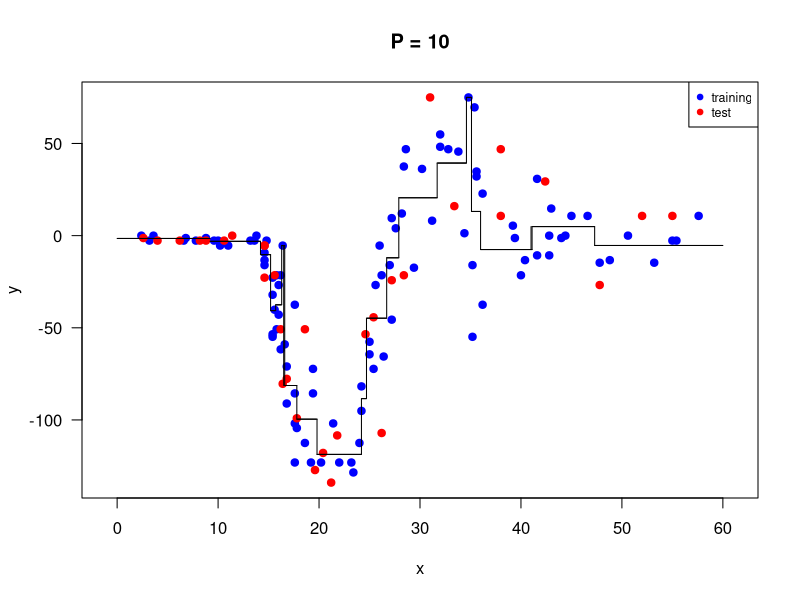
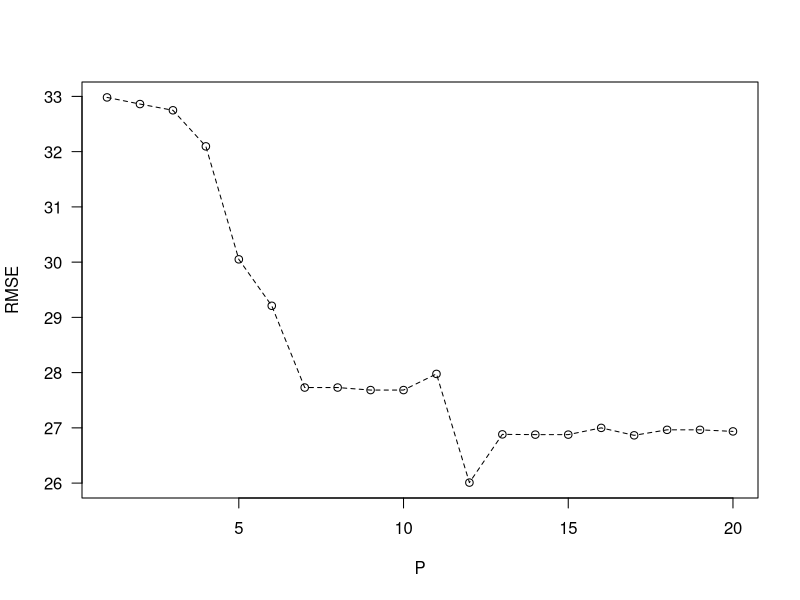

These charts were generated, in order, by the following R code:
#######################################################
## Title: Comp421 Hw05: Decision Tree Regression
## Date: November 29, 2018
## Author: Ozgur Taylan Ozcan
#######################################################

# Read the data from csv file
data_set <- read.csv("hw05_data_set.csv")

# Get x and y data
x <- data_set$x
y <- data_set$y

# Set the number of training and test data
N_train <- 100
N_test <- 33
N <- N_train + N_test

# Get x and y training data
x_train <- x[1:N_train]
y_train <- y[1:N_train]

# Get x and y test data
x_test <- x[(N_train + 1):(N_train + N_test)]
y_test <- y[(N_train + 1):(N_train + N_test)]

# Find the min and max values for X and Y
minimum_x <- floor(min(x) - 3)
maximum_x <- ceiling(max(x) + 3)
minimum_y <- min(y)
maximum_y <- max(y)

# Decision tree regression algorithm with the given pre-pruning rule
decision_tree_regression <- function(P) {
  # Create needed structures
  node_splits <- c()
  node_means <- c()
  
  # Place training instances into the root node
  node_indices <- list(1:N_train)
  is_terminal <- c(FALSE)
  need_split <- c(TRUE)
  
  # Learning algorithm
  while (1) {
    # Find nodes that need splitting
    split_nodes <- which(need_split)
    
    # Check whether we reach all terminal nodes
    if (length(split_nodes) == 0) {
      break
    }
    
    # Find best split positions for all nodes
    for (split_node in split_nodes) {
      data_indices <- node_indices[[split_node]]
      need_split[split_node] <- FALSE
      node_mean <- mean(y_train[data_indices])
      
      if (length(x_train[data_indices]) <= P) {
        is_terminal[split_node] <- TRUE
        node_means[split_node] <- node_mean
      } else {
        is_terminal[split_node] <- FALSE
        unique_values <- sort(unique(x_train[data_indices]))
        split_positions <- (unique_values[-1] + unique_values[-length(unique_values)]) / 2
        split_scores <- rep(0, length(split_positions))
        
        for (s in 1:length(split_positions)) {
          left_indices <- data_indices[which(x_train[data_indices] <= split_positions[s])]
          right_indices <- data_indices[which(x_train[data_indices] > split_positions[s])]
          total_error <- 0
          
          if (length(left_indices) > 0) {
            mean <- mean(y_train[left_indices])
            total_error <- total_error + sum((y_train[left_indices] - mean) ^ 2)
          }
          
          if (length(right_indices) > 0) {
            mean <- mean(y_train[right_indices])
            total_error <- total_error + sum((y_train[right_indices] - mean) ^ 2)
          }
          
          split_scores[s] <- total_error / (length(left_indices) + length(right_indices))
        }
        
        if (length(unique_values) == 1) {
          is_terminal[split_node] <- TRUE
          node_means[split_node] <- node_mean
          next 
        }
        
        best_split <- split_positions[which.min(split_scores)]
        node_splits[split_node] <- best_split
        
        # Create left node using the selected split
        left_indices <- data_indices[which(x_train[data_indices] < best_split)]
        node_indices[[2 * split_node]] <- left_indices
        is_terminal[2 * split_node] <- FALSE
        need_split[2 * split_node] <- TRUE
        
        # Create right node using the selected split
        right_indices <- data_indices[which(x_train[data_indices] >= best_split)]
        node_indices[[2 * split_node + 1]] <- right_indices
        is_terminal[2 * split_node + 1] <- FALSE
        need_split[2 * split_node + 1] <- TRUE
      }
    }
  }
  return(list("splits"= node_splits, "means"= node_means, "is_terminal"= is_terminal))
}

# Set the pre-pruning parameter P = 10
P <- 10

decision_tree <- decision_tree_regression(P)
node_splits <- decision_tree$splits
node_means <- decision_tree$means
is_terminal <- decision_tree$is_terminal

# Define regression function
predict <- function(dp, is_terminal, node_splits, node_means){
  index <- 1
  while (1) {
    if (is_terminal[index] == TRUE) {
      return(node_means[index])
    } else {
      if (dp <= node_splits[index]) {
        index <- index * 2
      } else {
        index <- index * 2 + 1
      }
    }
  }
}

# Plot training and test data on a figure
point_colors <- c("blue", "red")
z <- c(rep(1, N_train), rep(2, N_test))

plot(x, y, type = "p", pch = 19, col = point_colors[z],
     ylim = c(minimum_y, maximum_y), xlim = c(minimum_x, maximum_x),
     ylab = "y", xlab = "x", las = 1, main = "P = 10")

legend("topright", legend = c("training", "test"),
       col = point_colors, pch = 19, cex = 0.75)

# Draw the fit on the figure
left_borders <- seq(from = 0, to = 59.9, by = 0.1)
right_borders <- seq(from = 0.1, to = 60, by = 0.1)

for (b in 1:length(left_borders)) {
  lines(c(left_borders[b], right_borders[b]),
        c(predict(left_borders[b], is_terminal, node_splits, node_means), predict(left_borders[b], is_terminal, node_splits, node_means)),
        col = "black")
  if (b < length(left_borders)) {
    lines(c(right_borders[b], right_borders[b]),
          c(predict(left_borders[b], is_terminal, node_splits, node_means), predict(right_borders[b], is_terminal, node_splits, node_means)),
          col = "black")
  }
}

# Calculate and print RMSE for the test data
y_predicted <- rep(0, N_test)
for (i in 1:N_test) {
  y_predicted[i] <- predict(x_test[i], is_terminal, node_splits, node_means)
}
RMSE <- sqrt(sum((y_test - y_predicted) ^ 2) / length(y_test))
sprintf("RMSE is %.4f when P is %s", RMSE, P)

# Learn decision trees for P = 1 to 20
RMSE_per_P <- rep(0, 20)
for (p in 1:20) {
  decision_tree <- decision_tree_regression(p)
  node_splits <- decision_tree$splits
  node_means <- decision_tree$means
  is_terminal <- decision_tree$is_terminal
  y_predicted <- rep(0, N_test)
  for (i in 1:N_test) {
    y_predicted[i] <- predict(x_test[i], is_terminal, node_splits, node_means)
  }
  RMSE_per_P[p] <- sqrt(sum((y_test - y_predicted) ^ 2) / length(y_test))
}

# Plot P vs RMSE graph
plot(1:20, RMSE_per_P, type = "o", las = 1, pch = 1, lty = 2, xlab = "P", ylab = "RMSE")